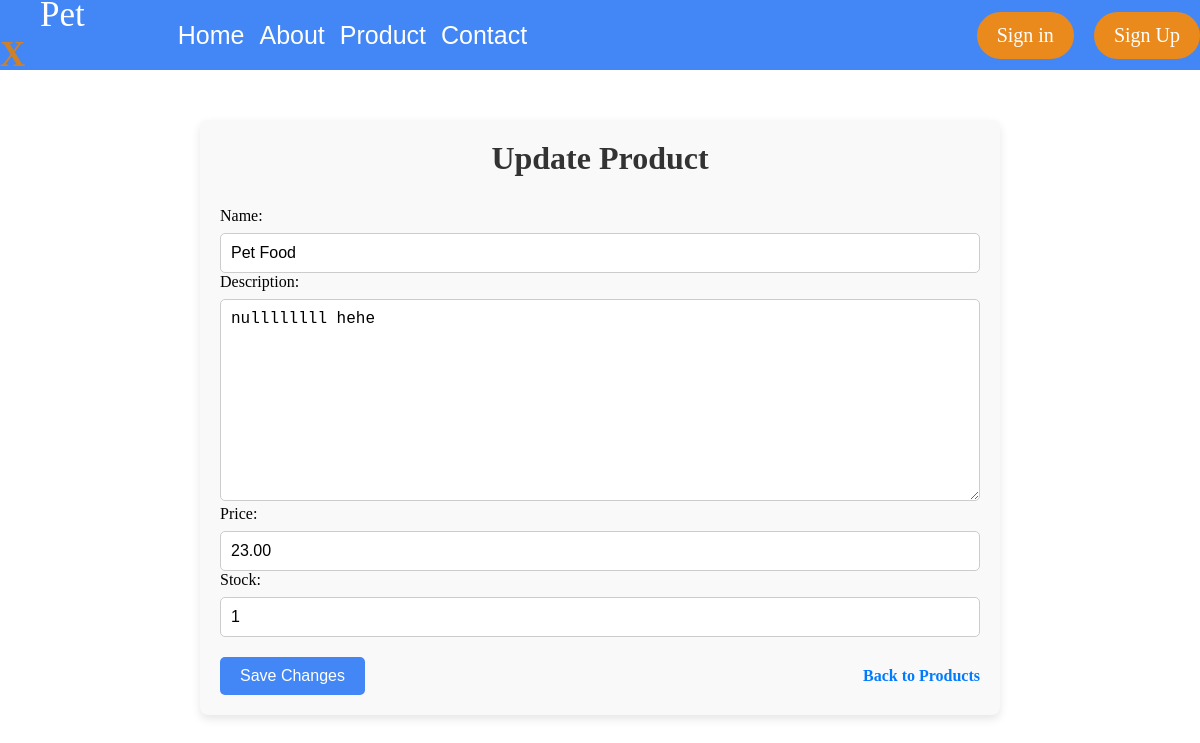
The app's page /products/1/edit/, older data.
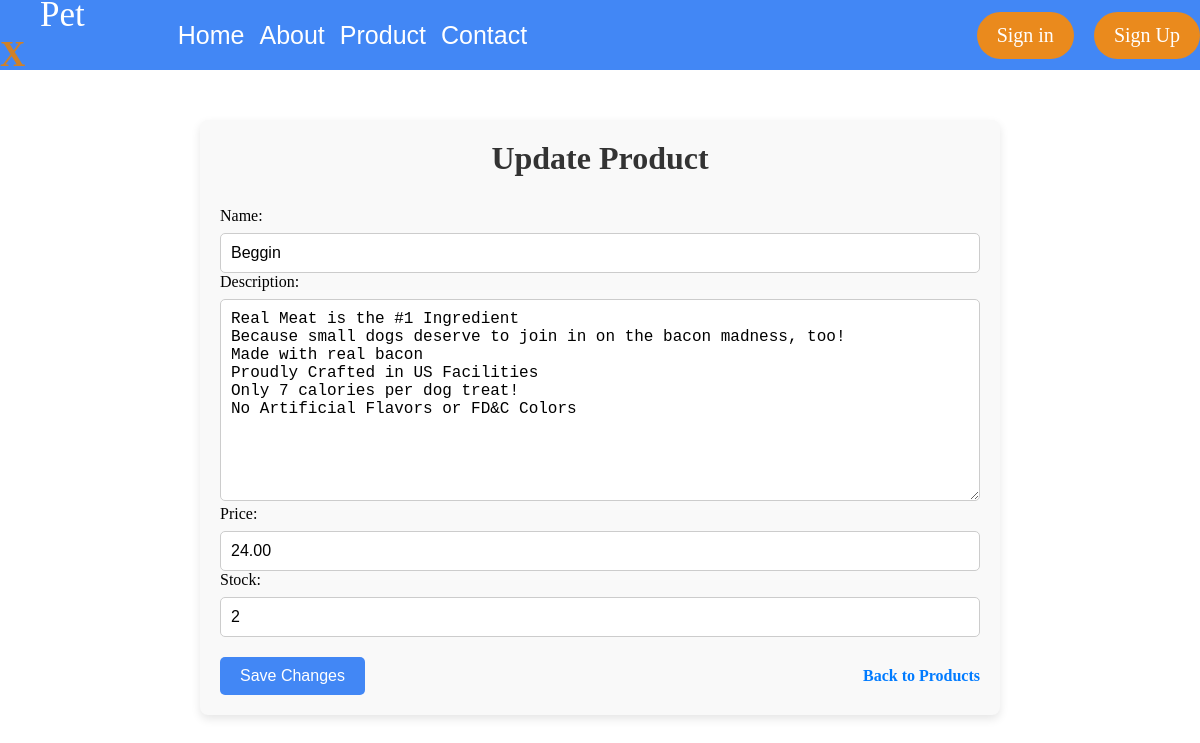
The same page, newer data.
### App/models.py (models this page shows, shortened)
class Product(models.Model):
    name = models.CharField(max_length=100)
    description = models.TextField(blank=True, null=True)
    price = models.DecimalField(max_digits=10, decimal_places=2)
    stock = models.PositiveIntegerField()
    image = models.ImageField(upload_to='product_images/', blank=True, null=True)

### App/views.py (the view)
# urls.py: path('products/<int:pk>/edit/', ProductUpdateView.as_view(), name='product-update'),
class ProductUpdateView(UpdateView):
    model = Product
    template_name = 'product_form.html'
    fields = ['name', 'description', 'price', 'stock']
    success_url = reverse_lazy('product')

### App/templates/product_form.html (shortened to what this page needs)
{% extends 'app/base.html' %}
{% block content %}
    <div class="update-product-container" style="max-width: 800px; margin: 50px auto; padding: 20px; background-color: #f9f9f9; border-radius: 8px; box-shadow: 0 4px 10px rgba(0, 0, 0, 0.1);">
        <h1 style="text-align: center; color: #333; font-weight: 600;">Update Product</h1>
        <form method="POST" style="margin-top: 30px;">
            <div class="form-group" style="margin-bottom: 20px;">
                {{ form.as_p }}
            </div>
            <div style="display: flex; justify-content: space-between; align-items: center;">
                <button type="submit" style="background-color: #4287f5; color: white; border: none; padding: 10px 20px; border-radius: 5px; font-size: 16px; cursor: pointer; transition: background-color 0.3s;">Save Changes</button>
                <a href="{% url 'product' %}" style="color: #007bff; text-decoration: none; font-size: 16px; font-weight: 600; transition: color 0.3s;">Back to Products</a>
            </div>
        </form>
    </div>
{% endblock content %}

Row changes from the older to the newer data that the page shows:
changed Product: name "Pet Food" → "Beggin"; description "nullllllll hehe" → "Real Meat is the #1 Ingredient Because small dogs deserve to join in on the bacon madness, too! Made with real bacon Proudly Crafted in US Facilities Only 7 calories per dog treat! No Artificial Flavors or FD&C Colors"; price "23.00" → "24.00"; stock "1" → "2"
